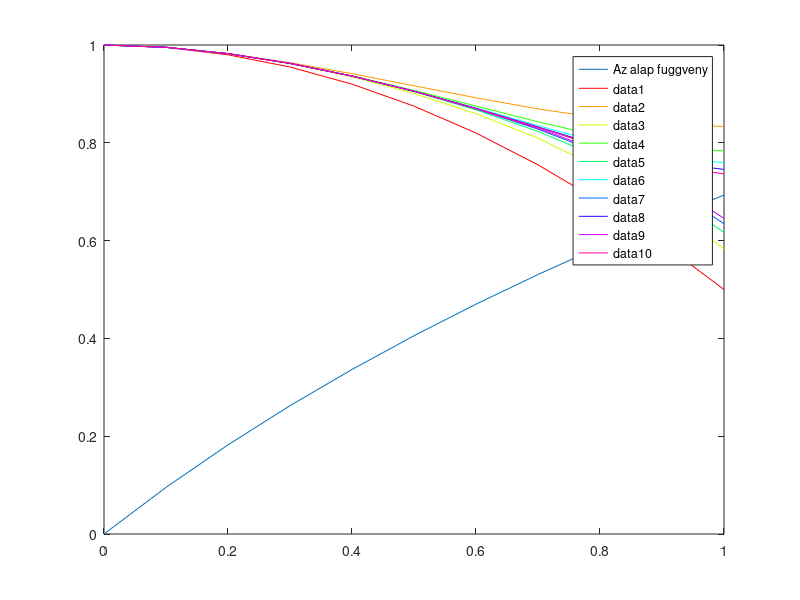

Recreate this plot in MATLAB.
M=10;
x=0:0.1:1
f=log(1+x);
plot(x,f);
legend('Az alap fuggveny');
hold on;
szin=hsv(M);
s=1;
for i=1:M
    s=s+(((-1).^i)/(i+1)) * (x.^(i+1));
    plot(x,s,'color',szin(i,:));
    pause(0.1);
end